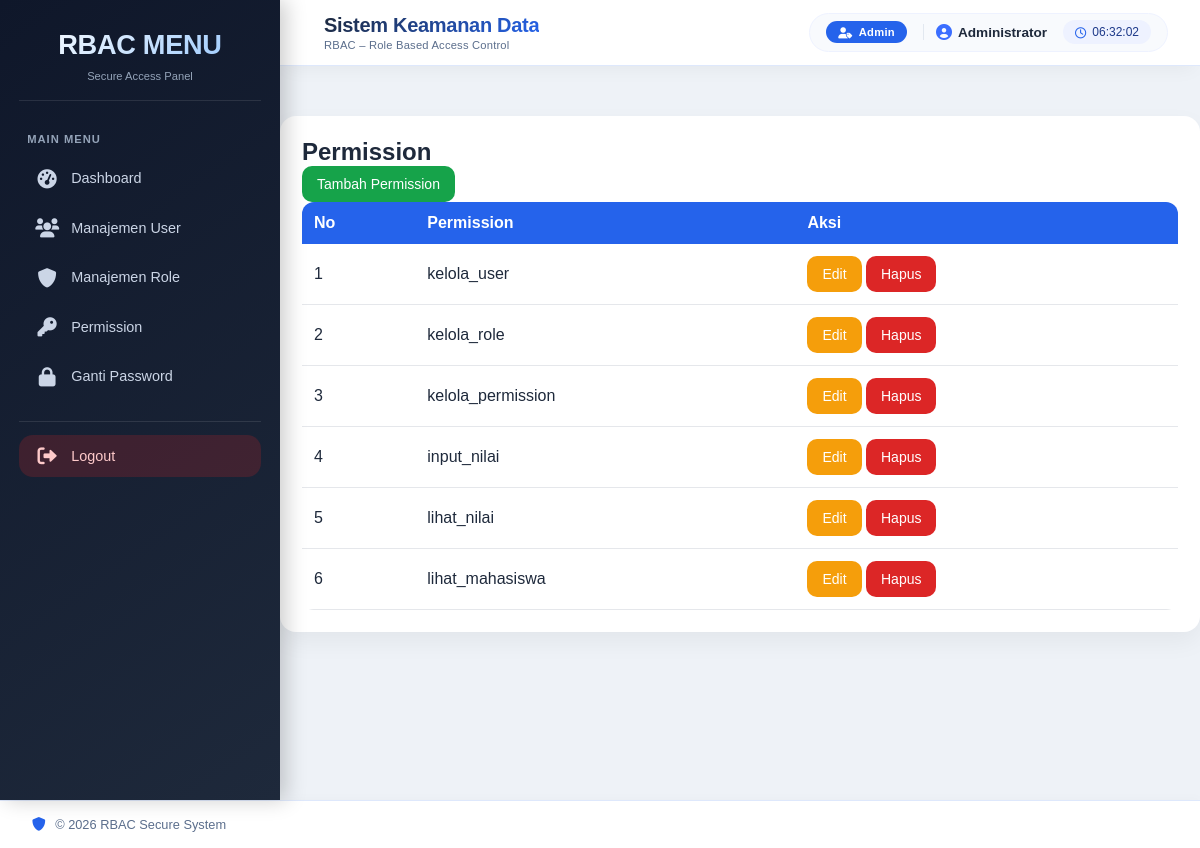
Screenshot of /admin/permission.php (signed in) with the database file from the repository.
### tables this page shows
CREATE TABLE `permissions` (
  `id` int(11) NOT NULL,
  `nama_permission` varchar(100) NOT NULL,
  `created_at` timestamp NOT NULL DEFAULT current_timestamp()
);

### admin/permission.php (the view)
<?php
include '../includes/header.php';
include '../includes/sidebar.php';
include '../includes/navbar.php';
$data=mysqli_query($conn,"SELECT * FROM permissions");
?>
<div class="card">
<h2>Permission</h2>
<a href="tambah_permission.php" class="btn btn-success">Tambah Permission</a>
<table class="table">
<tr><th>No</th><th>Permission</th><th>Aksi</th></tr>
<?php $no=1; while($d=mysqli_fetch_assoc($data)): ?>
<tr>
<td><?= $no++; ?></td>
<td><?= $d['nama_permission']; ?></td>
<td>
<a href="edit_permission.php?id=<?= $d['id']; ?>" class="btn btn-warning">Edit</a>
<a href="hapus_permission.php?id=<?= $d['id']; ?>" class="btn btn-danger">Hapus</a>
</td>
</tr>
<?php endwhile; ?>
</table>
</div>
<?php include '../includes/footer.php'; ?>

### assets/css/style.css (style rules this page uses)
* { margin:0; padding:0; box-sizing:border-box; font-family:Arial, Helvetica, sans-serif; }
body { background:#f1f5f9; color:#1e293b; }
.card { background:#fff; padding:22px; border-radius:16px; box-shadow:0 8px 18px rgba(0,0,0,.05); margin-bottom:20px; }
.table { width:100%; border-collapse:collapse; background:#fff; border-radius:12px; overflow:hidden; }
.table th { background:#2563eb; color:#fff; padding:12px; text-align:left; }
.table td { padding:12px; border-bottom:1px solid #e5e7eb; }
.btn { display:inline-block; padding:10px 15px; border:none; border-radius:10px; cursor:pointer; text-decoration:none; font-size:14px; transition:.25s; }
.btn-danger { background:#dc2626; color:#fff; }
.btn-success { background:#16a34a; color:#fff; }
.btn-warning { background:#f59e0b; color:#fff; }

### includes/header.php (style rules this page uses)
:root { --primary:#2563eb; --dark:#111827; --light:#f8fafc; --text:#1e293b; }
* { box-sizing:border-box; }
body { margin:0; padding:0; font-family:Arial, Helvetica, sans-serif; background:#eef2f7; color:var(--text); }
.card { background:#fff; border-radius:16px; padding:22px; box-shadow:0 10px 25px rgba(0,0,0,.05); margin-bottom:20px; }

### rows the page displays
permissions: nama_permission "kelola_user"
permissions: nama_permission "kelola_role"
permissions: nama_permission "kelola_permission"
permissions: nama_permission "input_nilai"
permissions: nama_permission "lihat_nilai"
permissions: nama_permission "lihat_mahasiswa"

### other values shown
$_SESSION['role'] "Admin"
$_SESSION['nama'] "Administrator"
